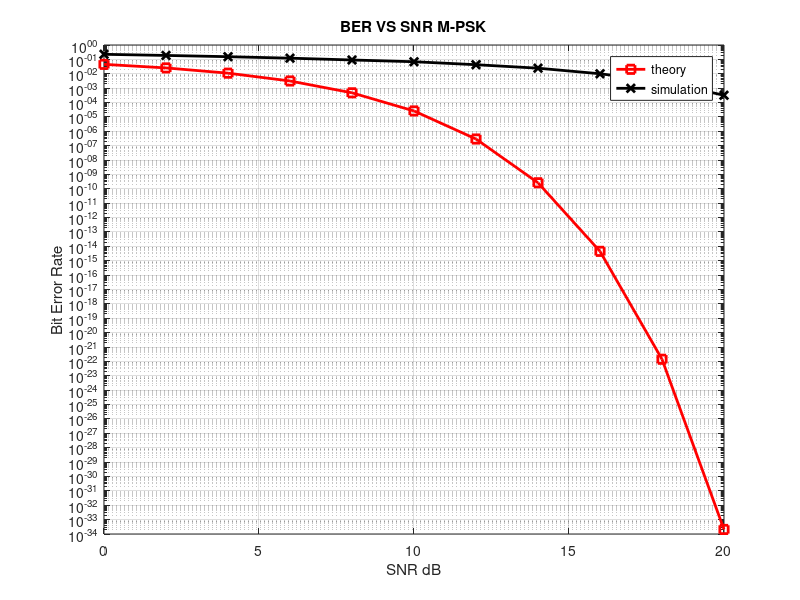

This figure's MATLAB source:
clc;
clear all;
close all;
k=input('enter the no of bits');

M = 2^k;
N = k*10^3; 
k = log2(M); 
a = [0:M-1]*2*pi/M; 
SNRdB = [0:2:20]; 
sdB = SNRdB + 10*log10(k);

b = [0:M-1];
map =bitxor(b,floor(b/2));
[tt ind] = sort(map);
c = zeros(1,N);
for i = 1:length(SNRdB)
bits = rand(1,N*k,1)>0.5; 

bin2DecMatrix = ones(N,1)*(2.^((k-1):-1:0)) ;
shape= reshape(bits,k,N).';

G= (sum(shape.*bin2DecMatrix,2)).';

dec = ind(G+1)-1; 
ph= dec*2*pi/M;

d= exp(1i*ph);
s = d;

n = 1/sqrt(2)*(randn(1,N) + 1i*randn(1,N));

r = s + 10^(-sdB(i)/20)*n;

e = angle(r);

e(e<0) = e(e<0) + 2*pi;
c = 2*pi/M*round(e/(2*pi/M)) ;
c(c==2*pi) = 0;
cd = round(c*M/(2*pi));

f = map(cd+1);
cb = dec2bin(f,k) ;
cb = cb.';
cb = cb(1:end).';
cb = str2num(cb).';

Err(i) = size(find(bits- cb),2);
end
sBer=Err/(N*k);
tBer =(1/k)*erfc(sqrt(k*10.^(SNRdB/10))*sin(pi/8));

figure
semilogy(SNRdB,tBer,'rs-','LineWidth',2);
hold on
grid on
semilogy(SNRdB,sBer,'kx-','LineWidth',2);
legend('theory','simulation');
xlabel('SNR dB')
ylabel('Bit Error Rate')
title('BER VS SNR M-PSK')